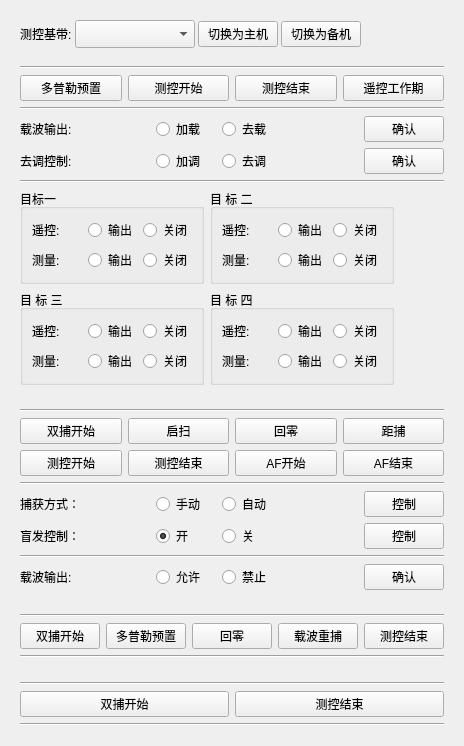
<?xml version="1.0" encoding="UTF-8"?>
<ui version="4.0">
 <class>SystemCaptureProcessControl</class>
 <widget class="QWidget" name="SystemCaptureProcessControl">
  <property name="geometry">
   <rect>
    <x>0</x>
    <y>0</y>
    <width>462</width>
    <height>704</height>
   </rect>
  </property>
  <property name="windowTitle">
   <string>Form</string>
  </property>
  <layout class="QVBoxLayout" name="verticalLayout">
   <item>
    <widget class="QWidget" name="widget" native="true">
     <layout class="QHBoxLayout" name="horizontalLayout_6">
      <property name="spacing">
       <number>3</number>
      </property>
      <property name="leftMargin">
       <number>9</number>
      </property>
      <property name="topMargin">
       <number>9</number>
      </property>
      <property name="rightMargin">
       <number>9</number>
      </property>
      <property name="bottomMargin">
       <number>3</number>
      </property>
      <item>
       <widget class="QLabel" name="label">
        <property name="text">
         <string>测控基带:</string>
        </property>
       </widget>
      </item>
      <item>
       <widget class="QComboBox" name="macb">
        <property name="minimumSize">
         <size>
          <width>120</width>
          <height>28</height>
         </size>
        </property>
       </widget>
      </item>
      <item>
       <widget class="QPushButton" name="switchMaster">
        <property name="text">
         <string>切换为主机</string>
        </property>
       </widget>
      </item>
      <item>
       <widget class="QPushButton" name="switchSlave">
        <property name="text">
         <string>切换为备机</string>
        </property>
       </widget>
      </item>
      <item>
       <spacer name="horizontalSpacer">
        <property name="orientation">
         <enum>Qt::Horizontal</enum>
        </property>
        <property name="sizeHint" stdset="0">
         <size>
          <width>164</width>
          <height>20</height>
         </size>
        </property>
       </spacer>
      </item>
     </layout>
    </widget>
   </item>
   <item>
    <widget class="QWidget" name="k2" native="true">
     <layout class="QVBoxLayout" name="verticalLayout_2">
      <item>
       <widget class="Line" name="line_3">
        <property name="orientation">
         <enum>Qt::Horizontal</enum>
        </property>
       </widget>
      </item>
      <item>
       <layout class="QGridLayout" name="gridLayout_6">
        <item row="0" column="0">
         <widget class="QPushButton" name="k2_dopplerPresets">
          <property name="text">
           <string>多普勒预置</string>
          </property>
         </widget>
        </item>
        <item row="0" column="1">
         <widget class="QPushButton" name="k2_controlStart">
          <property name="text">
           <string>测控开始</string>
          </property>
         </widget>
        </item>
        <item row="0" column="2">
         <widget class="QPushButton" name="k2_controlEnd">
          <property name="text">
           <string>测控结束</string>
          </property>
         </widget>
        </item>
        <item row="0" column="3">
         <widget class="QPushButton" name="k2_remoConWorkPeriod">
          <property name="text">
           <string>遥控工作期</string>
          </property>
         </widget>
        </item>
       </layout>
      </item>
      <item>
       <widget class="Line" name="line_2">
        <property name="orientation">
         <enum>Qt::Horizontal</enum>
        </property>
       </widget>
      </item>
      <item>
       <layout class="QHBoxLayout" name="horizontalLayout_5" stretch="0,0,0,1,0">
        <item>
         <widget class="QLabel" name="label_24">
          <property name="minimumSize">
           <size>
            <width>130</width>
            <height>0</height>
           </size>
          </property>
          <property name="text">
           <string>载波输出:</string>
          </property>
         </widget>
        </item>
        <item>
         <widget class="QRadioButton" name="k2_carrier_on">
          <property name="minimumSize">
           <size>
            <width>60</width>
            <height>0</height>
           </size>
          </property>
          <property name="text">
           <string>加载</string>
          </property>
         </widget>
        </item>
        <item>
         <widget class="QRadioButton" name="k2_carrier_off">
          <property name="minimumSize">
           <size>
            <width>60</width>
            <height>0</height>
           </size>
          </property>
          <property name="text">
           <string>去载</string>
          </property>
         </widget>
        </item>
        <item>
         <spacer name="horizontalSpacer_18">
          <property name="orientation">
           <enum>Qt::Horizontal</enum>
          </property>
          <property name="sizeHint" stdset="0">
           <size>
            <width>40</width>
            <height>20</height>
           </size>
          </property>
         </spacer>
        </item>
        <item>
         <widget class="QPushButton" name="k2_carrier">
          <property name="text">
           <string>确认</string>
          </property>
         </widget>
        </item>
       </layout>
      </item>
      <item>
       <layout class="QHBoxLayout" name="horizontalLayout_22" stretch="0,0,0,1,0">
        <item>
         <widget class="QLabel" name="label_25">
          <property name="minimumSize">
           <size>
            <width>130</width>
            <height>0</height>
           </size>
          </property>
          <property name="text">
           <string>去调控制:</string>
          </property>
         </widget>
        </item>
        <item>
         <widget class="QRadioButton" name="k2_adjunct_on">
          <property name="minimumSize">
           <size>
            <width>60</width>
            <height>0</height>
           </size>
          </property>
          <property name="text">
           <string>加调</string>
          </property>
         </widget>
        </item>
        <item>
         <widget class="QRadioButton" name="k2_adjunct_off">
          <property name="minimumSize">
           <size>
            <width>60</width>
            <height>0</height>
           </size>
          </property>
          <property name="text">
           <string>去调</string>
          </property>
         </widget>
        </item>
        <item>
         <spacer name="horizontalSpacer_19">
          <property name="orientation">
           <enum>Qt::Horizontal</enum>
          </property>
          <property name="sizeHint" stdset="0">
           <size>
            <width>40</width>
            <height>20</height>
           </size>
          </property>
         </spacer>
        </item>
        <item>
         <widget class="QPushButton" name="k2_adjunct">
          <property name="text">
           <string>确认</string>
          </property>
         </widget>
        </item>
       </layout>
      </item>
      <item>
       <widget class="Line" name="line">
        <property name="orientation">
         <enum>Qt::Horizontal</enum>
        </property>
       </widget>
      </item>
      <item>
       <layout class="QHBoxLayout" name="horizontalLayout">
        <item>
         <widget class="QGroupBox" name="groupBox_1">
          <property name="minimumSize">
           <size>
            <width>0</width>
            <height>0</height>
           </size>
          </property>
          <property name="title">
           <string>目标一</string>
          </property>
          <layout class="QGridLayout" name="gridLayout">
           <item row="1" column="2">
            <widget class="QRadioButton" name="target1_m_off">
             <property name="text">
              <string>关闭</string>
             </property>
            </widget>
           </item>
           <item row="0" column="0">
            <widget class="QLabel" name="label">
             <property name="minimumSize">
              <size>
               <width>50</width>
               <height>0</height>
              </size>
             </property>
             <property name="text">
              <string>遥控:</string>
             </property>
            </widget>
           </item>
           <item row="1" column="1">
            <widget class="QRadioButton" name="target1_m_on">
             <property name="text">
              <string>输出</string>
             </property>
            </widget>
           </item>
           <item row="1" column="0">
            <widget class="QLabel" name="label_2">
             <property name="minimumSize">
              <size>
               <width>50</width>
               <height>0</height>
              </size>
             </property>
             <property name="text">
              <string>测量:</string>
             </property>
            </widget>
           </item>
           <item row="0" column="1">
            <widget class="QRadioButton" name="target1_r_on">
             <property name="text">
              <string>输出</string>
             </property>
            </widget>
           </item>
           <item row="0" column="2">
            <widget class="QRadioButton" name="target1_r_off">
             <property name="text">
              <string>关闭</string>
             </property>
            </widget>
           </item>
          </layout>
         </widget>
        </item>
        <item>
         <widget class="QGroupBox" name="groupBox_2">
          <property name="minimumSize">
           <size>
            <width>0</width>
            <height>0</height>
           </size>
          </property>
          <property name="title">
           <string>目 标 二</string>
          </property>
          <layout class="QGridLayout" name="gridLayout_4">
           <item row="1" column="1">
            <widget class="QRadioButton" name="target2_m_on">
             <property name="text">
              <string>输出</string>
             </property>
            </widget>
           </item>
           <item row="1" column="2">
            <widget class="QRadioButton" name="target2_m_off">
             <property name="text">
              <string>关闭</string>
             </property>
            </widget>
           </item>
           <item row="0" column="2">
            <widget class="QRadioButton" name="target2_r_off">
             <property name="text">
              <string>关闭</string>
             </property>
            </widget>
           </item>
           <item row="1" column="0">
            <widget class="QLabel" name="label_7">
             <property name="minimumSize">
              <size>
               <width>50</width>
               <height>0</height>
              </size>
             </property>
             <property name="text">
              <string>测量:</string>
             </property>
            </widget>
           </item>
           <item row="0" column="0">
            <widget class="QLabel" name="label_9">
             <property name="minimumSize">
              <size>
               <width>50</width>
               <height>0</height>
              </size>
             </property>
             <property name="text">
              <string>遥控:</string>
             </property>
            </widget>
           </item>
           <item row="0" column="1">
            <widget class="QRadioButton" name="target2_r_on">
             <property name="text">
              <string>输出</string>
             </property>
            </widget>
           </item>
          </layout>
         </widget>
        </item>
        <item>
         <spacer name="horizontalSpacer">
          <property name="orientation">
           <enum>Qt::Horizontal</enum>
          </property>
          <property name="sizeHint" stdset="0">
           <size>
            <width>40</width>
            <height>20</height>
           </size>
          </property>
         </spacer>
        </item>
       </layout>
      </item>
      <item>
       <layout class="QHBoxLayout" name="horizontalLayout_3">
        <item>
         <widget class="QGroupBox" name="groupBox_3">
          <property name="minimumSize">
           <size>
            <width>0</width>
            <height>0</height>
           </size>
          </property>
          <property name="title">
           <string>目 标 三</string>
          </property>
          <layout class="QGridLayout" name="gridLayout_3">
           <item row="0" column="1">
            <widget class="QRadioButton" name="target3_r_on">
             <property name="text">
              <string>输出</string>
             </property>
            </widget>
           </item>
           <item row="0" column="2">
            <widget class="QRadioButton" name="target3_r_off">
             <property name="text">
              <string>关闭</string>
             </property>
            </widget>
           </item>
           <item row="1" column="1">
            <widget class="QRadioButton" name="target3_m_on">
             <property name="text">
              <string>输出</string>
             </property>
            </widget>
           </item>
           <item row="0" column="0">
            <widget class="QLabel" name="label_6">
             <property name="minimumSize">
              <size>
               <width>50</width>
               <height>0</height>
              </size>
             </property>
             <property name="text">
              <string>遥控:</string>
             </property>
            </widget>
           </item>
           <item row="1" column="2">
            <widget class="QRadioButton" name="target3_m_off">
             <property name="text">
              <string>关闭</string>
             </property>
            </widget>
           </item>
           <item row="1" column="0">
            <widget class="QLabel" name="label_4">
             <property name="minimumSize">
              <size>
               <width>50</width>
               <height>0</height>
              </size>
             </property>
             <property name="text">
              <string>测量:</string>
             </property>
            </widget>
           </item>
          </layout>
         </widget>
        </item>
        <item>
         <widget class="QGroupBox" name="groupBox_4">
          <property name="minimumSize">
           <size>
            <width>0</width>
            <height>0</height>
           </size>
          </property>
          <property name="title">
           <string>目 标 四</string>
          </property>
          <layout class="QGridLayout" name="gridLayout_5">
           <item row="0" column="1">
            <widget class="QRadioButton" name="target4_r_on">
             <property name="text">
              <string>输出</string>
             </property>
            </widget>
           </item>
           <item row="1" column="0">
            <widget class="QLabel" name="label_10">
             <property name="minimumSize">
              <size>
               <width>50</width>
               <height>0</height>
              </size>
             </property>
             <property name="text">
              <string>测量:</string>
             </property>
            </widget>
           </item>
           <item row="0" column="2">
            <widget class="QRadioButton" name="target4_r_off">
             <property name="text">
              <string>关闭</string>
             </property>
            </widget>
           </item>
           <item row="1" column="2">
            <widget class="QRadioButton" name="target4_m_off">
             <property name="text">
              <string>关闭</string>
             </property>
            </widget>
           </item>
           <item row="1" column="1">
            <widget class="QRadioButton" name="target4_m_on">
             <property name="text">
              <string>输出</string>
             </property>
            </widget>
           </item>
           <item row="0" column="0">
            <widget class="QLabel" name="label_12">
             <property name="minimumSize">
              <size>
               <width>50</width>
               <height>0</height>
              </size>
             </property>
             <property name="text">
              <string>遥控:</string>
             </property>
            </widget>
           </item>
          </layout>
         </widget>
        </item>
        <item>
         <spacer name="horizontalSpacer_3">
          <property name="orientation">
           <enum>Qt::Horizontal</enum>
          </property>
          <property name="sizeHint" stdset="0">
           <size>
            <width>40</width>
            <height>20</height>
           </size>
          </property>
         </spacer>
        </item>
       </layout>
      </item>
      <item>
       <spacer name="verticalSpacer_2">
        <property name="orientation">
         <enum>Qt::Vertical</enum>
        </property>
        <property name="sizeHint" stdset="0">
         <size>
          <width>20</width>
          <height>10</height>
         </size>
        </property>
       </spacer>
      </item>
     </layout>
    </widget>
   </item>
   <item>
    <widget class="QWidget" name="ttc" native="true">
     <layout class="QVBoxLayout" name="verticalLayout_3">
      <property name="bottomMargin">
       <number>9</number>
      </property>
      <item>
       <widget class="Line" name="line_4">
        <property name="orientation">
         <enum>Qt::Horizontal</enum>
        </property>
       </widget>
      </item>
      <item>
       <layout class="QGridLayout" name="gridLayout_2">
        <item row="1" column="3">
         <widget class="QPushButton" name="ttc_AFEnd">
          <property name="text">
           <string>AF结束</string>
          </property>
         </widget>
        </item>
        <item row="1" column="0">
         <widget class="QPushButton" name="ttc_controlStart">
          <property name="text">
           <string>测控开始</string>
          </property>
         </widget>
        </item>
        <item row="1" column="1">
         <widget class="QPushButton" name="ttc_controlEnd">
          <property name="text">
           <string>测控结束</string>
          </property>
         </widget>
        </item>
        <item row="0" column="2">
         <widget class="QPushButton" name="ttc_backToZero">
          <property name="text">
           <string>回零</string>
          </property>
         </widget>
        </item>
        <item row="0" column="3">
         <widget class="QPushButton" name="ttc_rangeCapture">
          <property name="text">
           <string>距捕</string>
          </property>
         </widget>
        </item>
        <item row="0" column="0">
         <widget class="QPushButton" name="ttc_doubleCatchStart">
          <property name="text">
           <string>双捕开始</string>
          </property>
         </widget>
        </item>
        <item row="0" column="1">
         <widget class="QPushButton" name="ttc_openAndSweep">
          <property name="text">
           <string>启扫</string>
          </property>
         </widget>
        </item>
        <item row="1" column="2">
         <widget class="QPushButton" name="ttc_AFStart">
          <property name="text">
           <string>AF开始</string>
          </property>
         </widget>
        </item>
       </layout>
      </item>
      <item>
       <widget class="Line" name="line_6">
        <property name="orientation">
         <enum>Qt::Horizontal</enum>
        </property>
       </widget>
      </item>
      <item>
       <layout class="QHBoxLayout" name="horizontalLayout_4">
        <item>
         <widget class="QLabel" name="label_10">
          <property name="minimumSize">
           <size>
            <width>130</width>
            <height>0</height>
           </size>
          </property>
          <property name="text">
           <string>捕获方式：</string>
          </property>
         </widget>
        </item>
        <item>
         <widget class="QRadioButton" name="captureModeManual">
          <property name="minimumSize">
           <size>
            <width>60</width>
            <height>0</height>
           </size>
          </property>
          <property name="text">
           <string>手动</string>
          </property>
          <property name="checked">
           <bool>true</bool>
          </property>
         </widget>
        </item>
        <item>
         <widget class="QRadioButton" name="captureModeAuto">
          <property name="minimumSize">
           <size>
            <width>60</width>
            <height>0</height>
           </size>
          </property>
          <property name="text">
           <string>自动</string>
          </property>
         </widget>
        </item>
        <item>
         <spacer name="horizontalSpacer_4">
          <property name="orientation">
           <enum>Qt::Horizontal</enum>
          </property>
          <property name="sizeHint" stdset="0">
           <size>
            <width>40</width>
            <height>20</height>
           </size>
          </property>
         </spacer>
        </item>
        <item>
         <widget class="QPushButton" name="captureControl">
          <property name="text">
           <string>控制</string>
          </property>
         </widget>
        </item>
       </layout>
      </item>
      <item>
       <layout class="QHBoxLayout" name="horizontalLayout_3">
        <item>
         <widget class="QLabel" name="label_11">
          <property name="minimumSize">
           <size>
            <width>130</width>
            <height>0</height>
           </size>
          </property>
          <property name="text">
           <string>盲发控制：</string>
          </property>
         </widget>
        </item>
        <item>
         <widget class="QRadioButton" name="blindControlOn">
          <property name="minimumSize">
           <size>
            <width>60</width>
            <height>0</height>
           </size>
          </property>
          <property name="text">
           <string>开</string>
          </property>
          <property name="checked">
           <bool>true</bool>
          </property>
         </widget>
        </item>
        <item>
         <widget class="QRadioButton" name="blindControlOff">
          <property name="minimumSize">
           <size>
            <width>60</width>
            <height>0</height>
           </size>
          </property>
          <property name="text">
           <string>关</string>
          </property>
         </widget>
        </item>
        <item>
         <spacer name="horizontalSpacer_3">
          <property name="orientation">
           <enum>Qt::Horizontal</enum>
          </property>
          <property name="sizeHint" stdset="0">
           <size>
            <width>40</width>
            <height>20</height>
           </size>
          </property>
         </spacer>
        </item>
        <item>
         <widget class="QPushButton" name="blindControl">
          <property name="text">
           <string>控制</string>
          </property>
         </widget>
        </item>
       </layout>
      </item>
      <item>
       <widget class="Line" name="line_5">
        <property name="orientation">
         <enum>Qt::Horizontal</enum>
        </property>
       </widget>
      </item>
      <item>
       <layout class="QHBoxLayout" name="horizontalLayout_17">
        <item>
         <widget class="QLabel" name="label_21">
          <property name="minimumSize">
           <size>
            <width>130</width>
            <height>0</height>
           </size>
          </property>
          <property name="text">
           <string>载波输出:</string>
          </property>
         </widget>
        </item>
        <item>
         <widget class="QRadioButton" name="sttc_carrier_on">
          <property name="minimumSize">
           <size>
            <width>60</width>
            <height>0</height>
           </size>
          </property>
          <property name="text">
           <string>允许</string>
          </property>
         </widget>
        </item>
        <item>
         <widget class="QRadioButton" name="sttc_carrier_off">
          <property name="minimumSize">
           <size>
            <width>60</width>
            <height>0</height>
           </size>
          </property>
          <property name="text">
           <string>禁止</string>
          </property>
         </widget>
        </item>
        <item>
         <spacer name="horizontalSpacer_15">
          <property name="orientation">
           <enum>Qt::Horizontal</enum>
          </property>
          <property name="sizeHint" stdset="0">
           <size>
            <width>40</width>
            <height>20</height>
           </size>
          </property>
         </spacer>
        </item>
        <item>
         <widget class="QPushButton" name="sttc_carrier">
          <property name="text">
           <string>确认</string>
          </property>
         </widget>
        </item>
       </layout>
      </item>
      <item>
       <spacer name="verticalSpacer">
        <property name="orientation">
         <enum>Qt::Vertical</enum>
        </property>
        <property name="sizeHint" stdset="0">
         <size>
          <width>20</width>
          <height>40</height>
         </size>
        </property>
       </spacer>
      </item>
     </layout>
    </widget>
   </item>
   <item>
    <widget class="QWidget" name="syth" native="true">
     <layout class="QVBoxLayout" name="verticalLayout_4">
      <item>
       <widget class="Line" name="line_7">
        <property name="orientation">
         <enum>Qt::Horizontal</enum>
        </property>
       </widget>
      </item>
      <item>
       <layout class="QGridLayout" name="gridLayout_7">
        <item row="0" column="4">
         <widget class="QPushButton" name="syth_controlEnd">
          <property name="text">
           <string>测控结束</string>
          </property>
         </widget>
        </item>
        <item row="0" column="2">
         <widget class="QPushButton" name="syth_backToZero">
          <property name="text">
           <string>回零</string>
          </property>
         </widget>
        </item>
        <item row="0" column="3">
         <widget class="QPushButton" name="syth_carrier">
          <property name="text">
           <string>载波重捕</string>
          </property>
         </widget>
        </item>
        <item row="0" column="1">
         <widget class="QPushButton" name="syth_dopplerPresets">
          <property name="text">
           <string>多普勒预置</string>
          </property>
         </widget>
        </item>
        <item row="0" column="0">
         <widget class="QPushButton" name="syth_doubleCatchStart">
          <property name="text">
           <string>双捕开始</string>
          </property>
         </widget>
        </item>
       </layout>
      </item>
      <item>
       <widget class="Line" name="line_8">
        <property name="orientation">
         <enum>Qt::Horizontal</enum>
        </property>
       </widget>
      </item>
      <item>
       <spacer name="verticalSpacer_3">
        <property name="orientation">
         <enum>Qt::Vertical</enum>
        </property>
        <property name="sizeHint" stdset="0">
         <size>
          <width>20</width>
          <height>10</height>
         </size>
        </property>
       </spacer>
      </item>
     </layout>
    </widget>
   </item>
   <item>
    <widget class="QWidget" name="skt" native="true">
     <layout class="QVBoxLayout" name="verticalLayout_5">
      <item>
       <widget class="Line" name="line_9">
        <property name="orientation">
         <enum>Qt::Horizontal</enum>
        </property>
       </widget>
      </item>
      <item>
       <layout class="QGridLayout" name="gridLayout_8">
        <item row="0" column="1">
         <widget class="QPushButton" name="skt_controlEnd">
          <property name="text">
           <string>测控结束</string>
          </property>
         </widget>
        </item>
        <item row="0" column="0">
         <widget class="QPushButton" name="skt_doubleCatchStart">
          <property name="text">
           <string>双捕开始</string>
          </property>
         </widget>
        </item>
       </layout>
      </item>
      <item>
       <widget class="Line" name="line_10">
        <property name="orientation">
         <enum>Qt::Horizontal</enum>
        </property>
       </widget>
      </item>
      <item>
       <spacer name="verticalSpacer_4">
        <property name="orientation">
         <enum>Qt::Vertical</enum>
        </property>
        <property name="sizeHint" stdset="0">
         <size>
          <width>20</width>
          <height>10</height>
         </size>
        </property>
       </spacer>
      </item>
     </layout>
    </widget>
   </item>
  </layout>
 </widget>
 <resources/>
 <connections/>
</ui>
